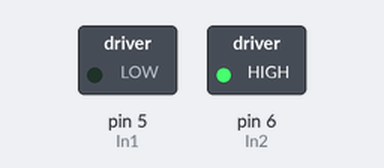
A sketch run on a simulated Arduino Uno, built with avr-gcc and run on an emulated ATmega328P. On the bench: switched loads named in the sketch (green lamp = pin HIGH).

Above: at 0.1 s.
Timing chart, 0 to 1.6 s (numbered marks = the images above):
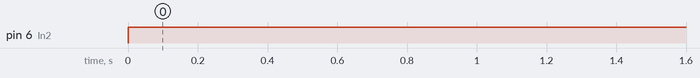

Measured:
- by itself, pin 6 (In2): LOW → HIGH at 0.00 s

The sketch:

MotorTest.ino
```cpp
const int In1 = 5;
const int In2 = 6;
void setup() {
  // put your setup code here, to run once:
  pinMode(In1, OUTPUT);
  pinMode(In2, OUTPUT);


  Serial.begin(9600);
}

void loop() {
  // put your main code here, to run repeatedly:
  digitalWrite(In2,HIGH);
  digitalWrite(In1,LOW);
  delay(3000);
}
```
